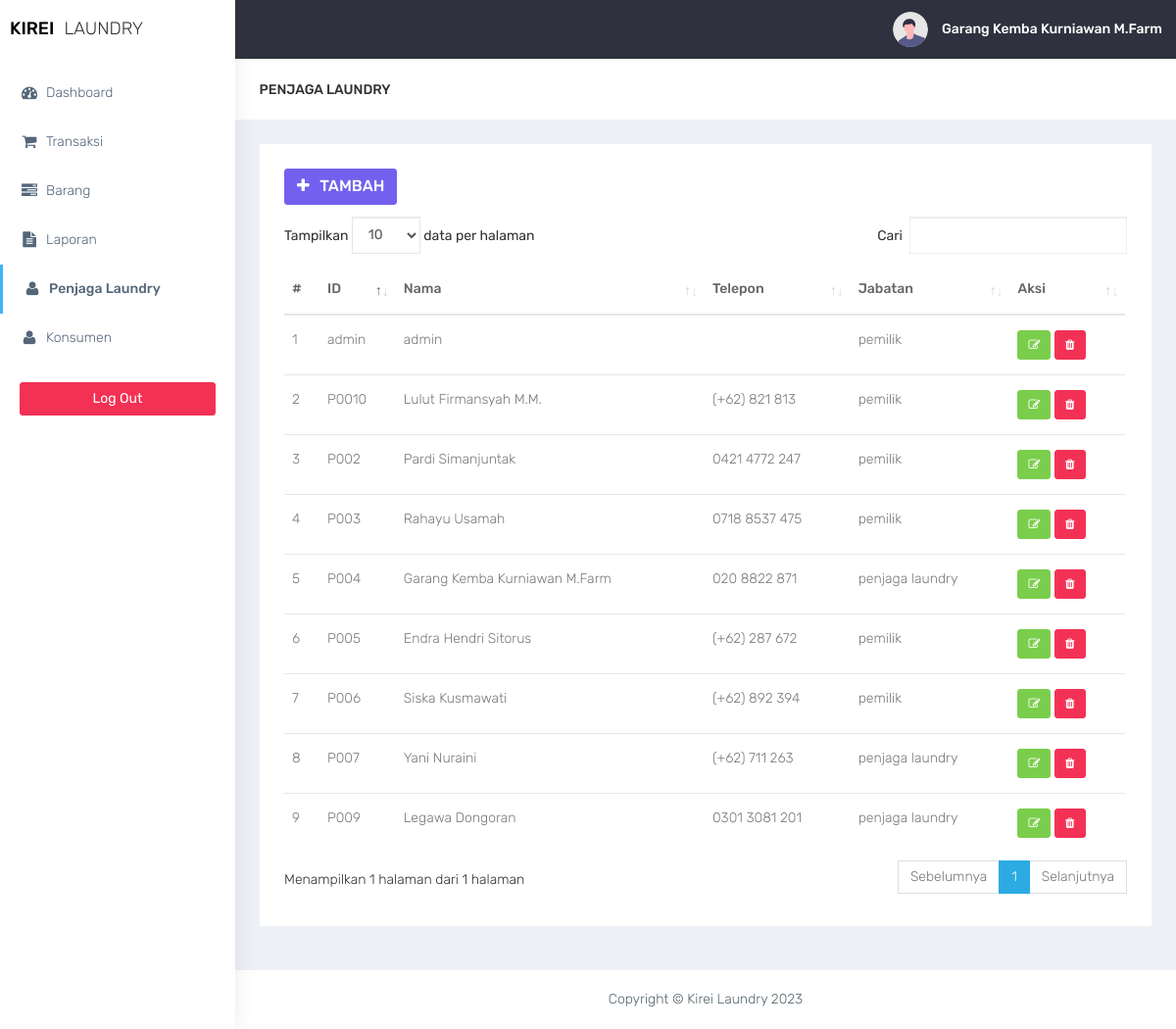
Screenshot of /penjaga-laundry/penjaga-laundry.php (signed in) with the database file from the repository.
### tables this page shows
CREATE TABLE `pegawai` (
  `id_pegawai` varchar(5) NOT NULL,
  `nm_pegawai` varchar(30) NOT NULL,
  `no_tlp` varchar(13) NOT NULL,
  `jabatan` enum('pemilik','penjaga laundry') NOT NULL,
  `password` varchar(20) NOT NULL
);

### penjaga-laundry/penjaga-laundry.php (the view, shortened to what this page needs)
<?php
$title = 'Penjaga-Laundry';
require '../functions.php';
require '../layout/layout_header.php';
?>
<div class="container-fluid">
    <div class="row bg-title">
        <div class="col-lg-3 col-md-4 col-sm-4 col-xs-12">
            <h4 class="page-title">Penjaga Laundry</h4>
        </div>
    </div>
    <div class="row">
        <div class="col-md-12 col-lg-12 col-sm-12">
            <div class="white-box">
                <div class="row">
                    <div class="col-md-6">
                        <a href="penjaga-tambah.php" class="btn btn-primary box-title"><i class="fa fa-plus fa-fw"></i> Tambah</a>
                    </div>
                </div>
                <?php
                if ($conn->connect_errno == 0) {
                    $sql = "SELECT id_pegawai, nm_pegawai, no_tlp, jabatan FROM pegawai";
                    $res = $conn->query($sql);
                    if ($res) {
                ?>
                        <div class="table-responsive">
                            <table class="table" id="table">
                                <thead>
                                    <tr>
                                        <th>#</th>
                                        <th>ID</th>
                                        <th>Nama</th>
                                        <th>Telepon</th>
                                        <th>Jabatan</th>
                                        <th>Aksi</th>
                                    </tr>
                                </thead>
                                <tbody>
                                    <?php
                                    $data = $res->fetch_all(MYSQLI_ASSOC);
                                    foreach ($data as $row) {
                                    ?>
                                        <tr>
                                            <td></td>
                                            <td><?= $row['id_pegawai']; ?></td>
                                            <td><?= $row['nm_pegawai']; ?></td>
                                            <td><?= $row['no_tlp']; ?></td>
                                            <td><?= $row['jabatan']; ?></td>
                                            <td>
                                                <a href="penjaga-form-edit.php?id_pegawai=<?php echo $row["id_pegawai"]; ?>" class="btn btn-success btn-sm" title="Ubah">
                                                    <i class="fa fa-pencil-square-o"></i>
                                                </a>
                                                <a href="penjaga-hapus.php?id_pegawai=<?php echo $row["id_pegawai"];?>"  class="btn btn-danger btn-sm delete-data">
                                                    <i class="fa fa-trash"></i>
                                                </a>
                                            </td>
                                        </tr>
                                    <?php
                                    }
                                    ?>
                                </tbody>
                            </table>
                    <?php
                    } else
                        echo "Gagal Eksekusi SQL" . (DEVELOPMENT ? " : " . $conn->error : "") . "<br>";
                } else
                    echo "Gagal koneksi" . (DEVELOPMENT ? " : " . $conn->connect_error : "") . "<br>";
                    ?>
                        </div>
            </div>
        </div>
    </div>
</div>
<?php
require '../layout/layout_footer.php';
?>

### layout/layout_header.php (shortened to what this page needs)
<!DOCTYPE html>
<html lang="en">
<head>
    <link href="../assets/bootstrap/dist/css/bootstrap.min.css" rel="stylesheet">
    <link href="../assets/plugins/bower_components/sidebar-nav/dist/sidebar-nav.min.css" rel="stylesheet">
    <link href="../assets/plugins/bower_components/toast-master/css/jquery.toast.css" rel="stylesheet">
    <link href="../assets/plugins/bower_components/morrisjs/morris.css" rel="stylesheet">
    <link href="../assets/plugins/bower_components/chartist-js/dist/chartist.min.css" rel="stylesheet">
    <link href="../assets/plugins/bower_components/chartist-plugin-tooltip-master/dist/chartist-plugin-tooltip.css" rel="stylesheet">
    <link href="../assets/css/animate.css" rel="stylesheet">
    <link href="../assets/css/style.css" rel="stylesheet">
    <link href="../assets/css/colors/default.css" id="theme" rel="stylesheet">
    <link rel="stylesheet" type="text/css" href="../assets/DataTables/datatables.min.css" />
</head>
<body class="fix-header">
    <div id="wrapper">
        <nav class="navbar navbar-default navbar-static-top m-b-0">
            <div class="navbar-header">
                <div class="top-left-part">
                    <a class="logo" href="index.php">
                        <b style="color:black">
                            kirei
                        </b>
                        <span class="hidden-xs text-dark">
                            laundry
                        </span>
                    </a>
                </div>
                <ul class="nav navbar-top-links navbar-right pull-right">
                    <li>
                        <a class="profile-pic" href="#"> <img src="../assets/images/avatar.svg" alt="user-img" width="36" class="img-circle">
                            <b class="hidden-xs"><?= $_SESSION['nm_pegawai']; ?></b></a>
                    </li>
                </ul>
            </div>
        </nav>
        <div class="navbar-default sidebar" role="navigation">
            <div class="sidebar-nav slimscrollsidebar">
                <div class="sidebar-head">
                    <h3><span class="fa-fw open-close"><i class="ti-close ti-menu"></i></span> <span class="hide-menu">Navigation</span></h3>
                </div>
                <ul class="nav" id="side-menu">
                    <li style="padding: 70px 0 0;">
                        <a href="../pemilik/index.php" class="waves-effect
                            <?php if ($title == 'Dashboard') {
                                echo 'active';
                            } ?>">
                            <i class="fa fa-tachometer fa-fw" aria-hidden="true"></i>Dashboard
                        </a>
                        <a href="../transaksi/transaksi.php" class="waves-effect
                            <?php if ($title == 'Transaksi') {
                                echo 'active';
                            } ?>">
                            <i class="fa fa-shopping-cart fa-fw" aria-hidden="true"></i>Transaksi
                        </a>
                          <a href="../barang/barang.php" class="waves-effect
                            <?php if ($title == 'Barang') {
                                echo 'active';
                            } ?>">
                            <i class="fa fa-tasks fa-fw" aria-hidden="true"></i>Barang
                        </a>
                        <a href="../laporan/laporan.php" class="waves-effect
                            <?php if ($title == 'Laporan') {
                                echo 'active';
                            } ?>">
                            <i class="fa fa-file-text fa-fw" aria-hidden="true"></i>Laporan
                        </a>
                        <a href="../penjaga-laundry/penjaga-laundry.php" class="waves-effect
                            <?php if ($title == 'Penjaga-Laundry') {
                                echo 'active';
                            } ?>">
                            <i class="fa fa-user fa-fw" aria-hidden="true"></i>Penjaga Laundry
                        </a>
                        <a href="../konsumen/konsumen-laundry.php" class="waves-effect
                            <?php if ($title == 'Konsumen') {
                                echo 'active';
                            } ?>">
                            <i class="fa fa-user fa-fw" aria-hidden="true"></i>Konsumen
                        </a>
                    </li>
                </ul>
                <div class="center p-20">
                    <a href="logout.php" class="btn btn-danger btn-block waves-effect waves-light">Log Out</a>
                </div>
            </div>
        </div>
        <div id="page-wrapper">

### layout/layout_footer.php (shortened to what this page needs)
<footer class="footer text-center">Copyright &copy; Kirei Laundry <?= date('Y'); ?></footer>
</div>
</div>
</body>
</html>

### assets/css/colors/default.css (style rules this page uses)
body { background: #fff; }
.top-left-part { background: #fff; }
.navbar-header { background: #2f323e; }
.navbar-top-links > li > a { color: #ffffff; }
.sidebar .sidebar-head { background: #ffffff; }
.sidebar .sidebar-head h3 { color: #686868; }
.sidebar { background: #fff; box-shadow: 1px 0px 20px rgba(0, 0, 0, 0.08); }
#side-menu li a { color: #54667a; }
#side-menu li a { color: #54667a; border-left: 0px solid #fff; }
#side-menu > li > a { border-left: 3px solid transperant; }
#side-menu > li > a.active { background: transperant; color: #54667a; border-left: 3px solid #41b3f9; font-weight: 500; }

### rows the page displays
pegawai: id_pegawai "admin", nm_pegawai "admin", jabatan "pemilik"
pegawai: id_pegawai "P0010", nm_pegawai "Lulut Firmansyah M.M.", no_tlp "(+62) 821 813", jabatan "pemilik"
pegawai: id_pegawai "P002", nm_pegawai "Pardi Simanjuntak", no_tlp "0421 4772 247", jabatan "pemilik"
pegawai: id_pegawai "P003", nm_pegawai "Rahayu Usamah", no_tlp "0718 8537 475", jabatan "pemilik"
pegawai: id_pegawai "P004", nm_pegawai "Garang Kemba Kurniawan M.Farm", no_tlp "020 8822 871", jabatan "penjaga laundry"
pegawai: id_pegawai "P005", nm_pegawai "Endra Hendri Sitorus", no_tlp "(+62) 287 672", jabatan "pemilik"
pegawai: id_pegawai "P006", nm_pegawai "Siska Kusmawati", no_tlp "(+62) 892 394", jabatan "pemilik"
pegawai: id_pegawai "P007", nm_pegawai "Yani Nuraini", no_tlp "(+62) 711 263", jabatan "penjaga laundry"
pegawai: id_pegawai "P009", nm_pegawai "Legawa Dongoran", no_tlp "0301 3081 201", jabatan "penjaga laundry"

### other values shown
$_SESSION['nm_pegawai'] "Garang Kemba Kurniawan M.Farm"
